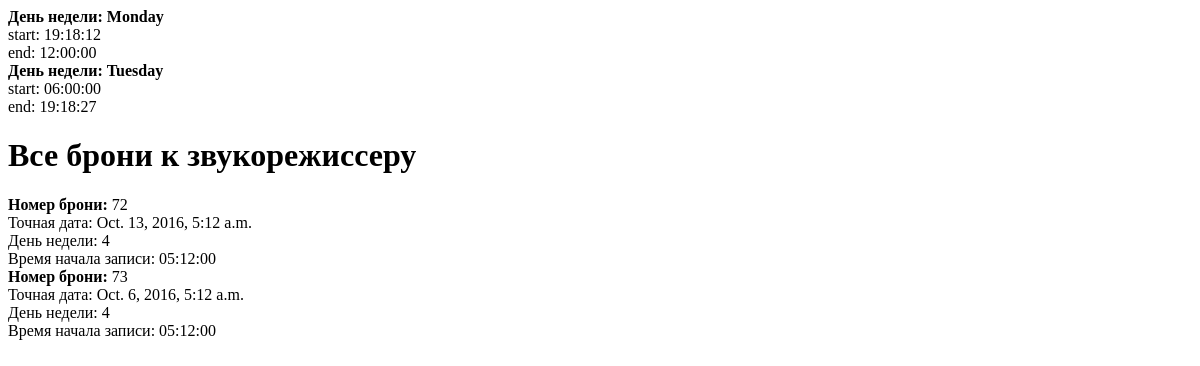
Before: /bookings/creating/show_soundman_schedule/2/ with the older database file.
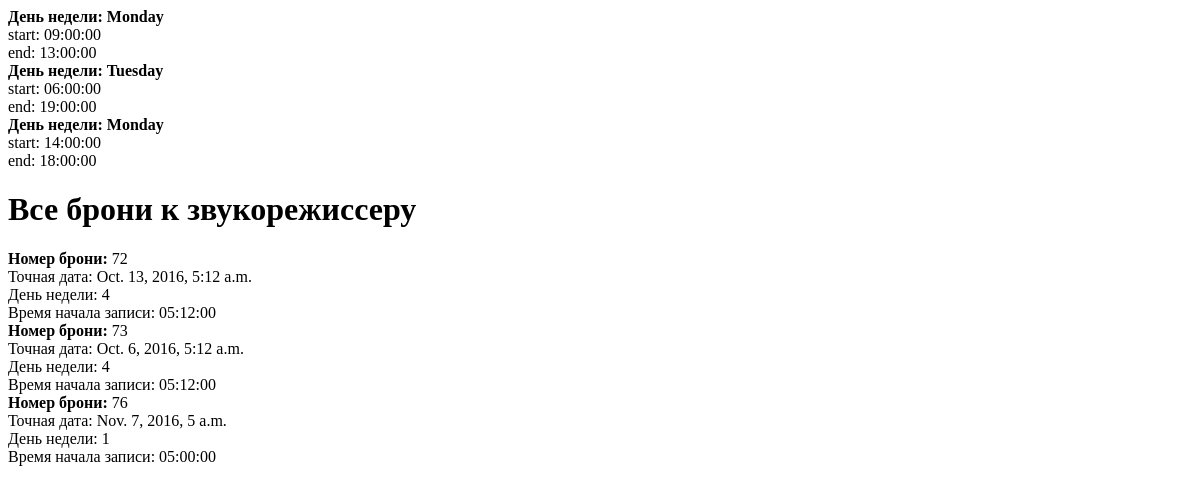
After: the same page with the newer database file.
### bookings/models.py (models this page shows, shortened)
class Schedule(models.Model):
    soundman = models.ForeignKey(User)
    start_of_the_day = models.TimeField()
    end_of_the_day = models.TimeField()
    DAY_OF_WEEK = (
        (1, "Monday"),
        (2, "Tuesday"),
        (3, "Wednesday"),
        (4, "Thursday"),
        (5, "Friday"),
        (6, "Saturday"),
        (7, "Sunday")
    )
    working_day = models.IntegerField(choices=DAY_OF_WEEK)
    def __str__(self):
        return '%s (%s)' % (self.soundman.username, self.get_working_day_display())

class Reservation(models.Model):
    user = models.ForeignKey(User, related_name='reservations')
    soundman = models.ForeignKey(User, related_name='assigned_reservations')
    STATUS = (
        (1, 'Active'),
        (2, 'In progress'),
        (3, 'Inactive')
    )
    is_active = models.IntegerField(choices=STATUS)
    start = models.DateTimeField()

### bookings/views.py (the view)
# urls.py: url(r'creating/show_soundman_schedule/(?P<soundman_id>[0-9]+)/$', views.show_soundman_schedule, name='show_soundman_schedule'),
def show_soundman_schedule(request, soundman_id):
    soundman = get_object_or_404(User, id=soundman_id)
    print(soundman)
    schedules = Schedule.objects.all().filter(soundman=soundman)
    print(schedules)
    bookings = Reservation.objects.all().filter(soundman=soundman)
    context = {
        'schedules': schedules,
        'bookings': bookings
    }
    for sch in schedules:
        deltaStart = timedelta(hours=sch.start_of_the_day.hour, minutes=sch.start_of_the_day.minute)
        deltaEnd = timedelta(hours=sch.end_of_the_day.hour, minutes=sch.end_of_the_day.minute)
        delta = deltaEnd-deltaStart
        slotscount = (delta.seconds/3600)/2
        print("SLOTS:",slotscount)
    return render(request, "bookings/show_soundman_schedule.html", context)

### bookings/templates/bookings/show_soundman_schedule.html (shortened to what this page needs)
<!DOCTYPE html>
{% for schedule in schedules %}
    <b>День недели: {{ schedule.get_working_day_display }}</b>
    start: {{ schedule.start_of_the_day.isoformat }}
    end: {{ schedule.end_of_the_day.isoformat }}
{% endfor %}
<h1>Все брони к звукорежиссеру</h1>
{% for booking in bookings %}
    <b>Номер брони: </b> {{ booking.id }}
    Точная дата: {{ booking.start }}
    День недели: {{ booking.start.isoweekday }}
    Время начала записи: {{ booking.start.time.isoformat }}
{% endfor %}

Changed rows visible on the page:
changed Schedule (number 1 of 3 on the later page): start_of_the_day "19:18:12" → "09:00:00"; end_of_the_day "12:00:00" → "13:00:00"
changed Schedule "Tuesday": end_of_the_day "19:18:27" → "19:00:00"
added Schedule: working_day "Monday", start_of_the_day "14:00:00", end_of_the_day "18:00:00"
added Reservation: id "76", start "Nov. 7, 2016, 5 a.m.", start.isoweekday "1", start.time "05:00:00"
